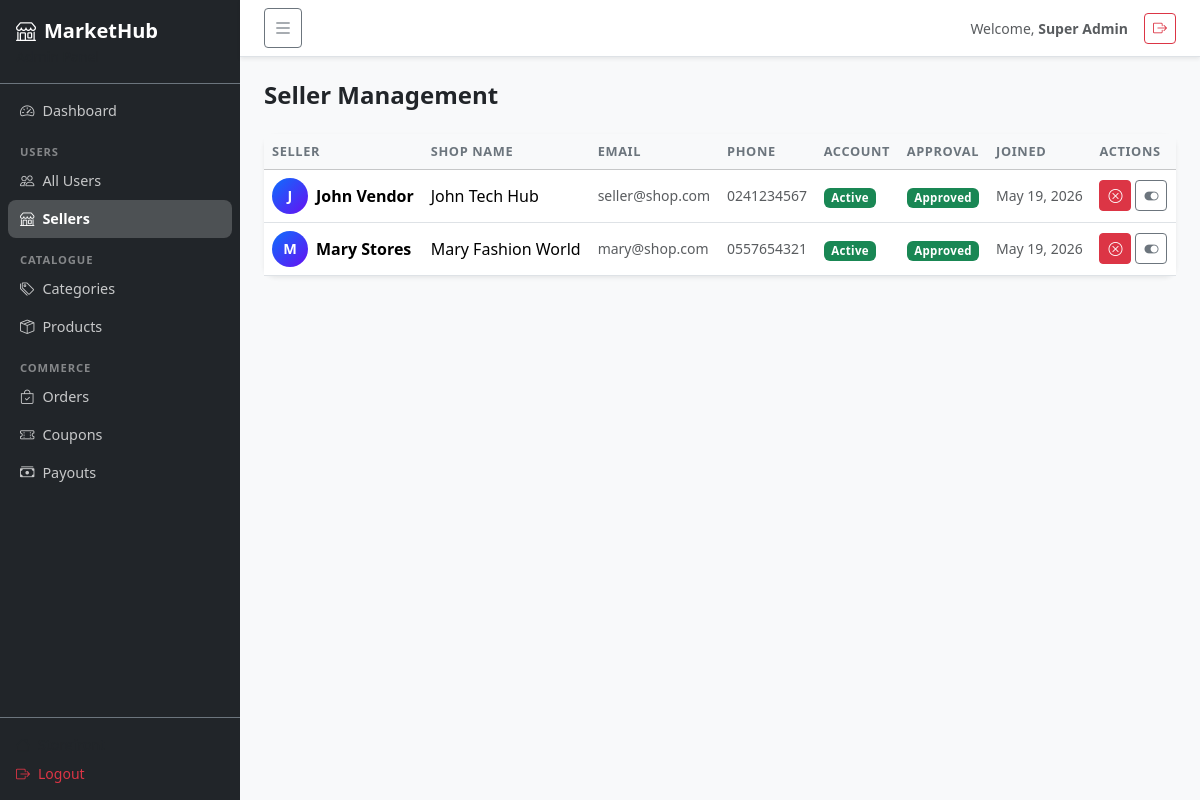
The page /index.php?page=admin_sellers (signed in) on the database its author committed.
### tables this page shows
CREATE TABLE seller_profiles (
    id INT AUTO_INCREMENT PRIMARY KEY,
    user_id INT NOT NULL UNIQUE,
    shop_name VARCHAR(150) NOT NULL,
    shop_description TEXT,
    shop_logo VARCHAR(255) DEFAULT 'default_shop.png',
    approval_status ENUM('pending','approved','rejected') DEFAULT 'pending',
    total_earnings DECIMAL(12,2) DEFAULT 0.00,
    created_at TIMESTAMP DEFAULT CURRENT_TIMESTAMP,
    FOREIGN KEY (user_id) REFERENCES users(id) ON DELETE CASCADE
);

CREATE TABLE users (
    id INT AUTO_INCREMENT PRIMARY KEY,
    role_id INT NOT NULL,
    name VARCHAR(100) NOT NULL,
    email VARCHAR(150) NOT NULL UNIQUE,
    password VARCHAR(255) NOT NULL,
    phone VARCHAR(20),
    address TEXT,
    avatar VARCHAR(255) DEFAULT 'default.png',
    status ENUM('active','inactive','pending') DEFAULT 'active',
    created_at TIMESTAMP DEFAULT CURRENT_TIMESTAMP,
    FOREIGN KEY (role_id) REFERENCES roles(id)
);

### controllers/AdminController.php (called while the page is built, shortened)
<?php
class AdminController {
    private SellerProfile $sellerModel;
    public function __construct() {
        $this->sellerModel   = new SellerProfile();
    }
    public function sellers(): void {
        $sellers = $this->sellerModel->getAll();
        require_once __DIR__ . '/../views/admin/sellers.php';
    }
}

### config/Database.php (called while the page is built)
<?php
class Database {
    private static ?PDO $instance = null;
    public static function connect(): PDO {
        if (self::$instance === null) {
            $dsn = "mysql:host=" . DB_HOST . ";dbname=" . DB_NAME . ";charset=" . DB_CHARSET;
            $options = [
                PDO::ATTR_ERRMODE            => PDO::ERRMODE_EXCEPTION,
                PDO::ATTR_DEFAULT_FETCH_MODE => PDO::FETCH_ASSOC,
                PDO::ATTR_EMULATE_PREPARES   => false,
            ];
            try {
                self::$instance = new PDO($dsn, DB_USER, DB_PASS, $options);
            } catch (PDOException $e) {
                die('<div style="padding:20px;font-family:sans-serif;color:red;"><h3>Database Connection Failed</h3><p>' . htmlspecialchars($e->getMessage()) . '</p></div>');
            }
        }
        return self::$instance;
    }
}

### models/SellerProfile.php (called while the page is built, shortened)
<?php
class SellerProfile {
    private PDO $db;
    public function __construct() { $this->db = Database::connect(); }
    public function getAll(): array {
        $stmt = $this->db->query("
            SELECT sp.*, u.name, u.email, u.phone, u.status AS user_status
            FROM seller_profiles sp JOIN users u ON sp.user_id = u.id
            ORDER BY sp.created_at DESC
        ");
        return $stmt->fetchAll();
    }
}

### config/helpers.php (called while the page is built, shortened)
<?php
function e(mixed $val): string {
    return htmlspecialchars((string)$val, ENT_QUOTES, 'UTF-8');
}

### views/admin/sellers.php (the view, shortened to what this page needs)
<?php $pageTitle = 'Sellers'; $activePage = 'sellers'; require_once __DIR__ . '/../partials/admin_header.php'; ?>
<h4 class="fw-bold mb-4">Seller Management</h4>
<div class="card border-0 shadow-sm">
    <div class="table-responsive">
        <table class="table table-hover align-middle mb-0">
            <thead class="table-light">
                <tr>
                    <th>Seller</th>
                    <th>Shop Name</th>
                    <th>Email</th>
                    <th>Phone</th>
                    <th>Account</th>
                    <th>Approval</th>
                    <th>Joined</th>
                    <th>Actions</th>
                </tr>
            </thead>
            <tbody>
                <?php foreach ($sellers as $s): ?>
                <tr>
                    <td>
                        <div class="d-flex align-items-center gap-2">
                            <div class="avatar-circle"><?= strtoupper(substr($s['name'],0,1)) ?></div>
                            <span class="fw-semibold"><?= e($s['name']) ?></span>
                        </div>
                    </td>
                    <td><?= e($s['shop_name']) ?></td>
                    <td class="text-muted small"><?= e($s['email']) ?></td>
                    <td class="text-muted small"><?= e($s['phone'] ?? '-') ?></td>
                    <td>
                        <span class="badge <?= $s['user_status']==='active'?'bg-success':'bg-secondary' ?>">
                            <?= ucfirst($s['user_status']) ?>
                        </span>
                    </td>
                    <td><?php
                        $ac = match($s['approval_status']) {
                            'approved' => 'success', 'rejected' => 'danger', default => 'warning text-dark'
                        };
                    ?><span class="badge bg-<?= $ac ?>"><?= ucfirst($s['approval_status']) ?></span></td>
                    <td class="text-muted small"><?= date('M j, Y', strtotime($s['created_at'])) ?></td>
                    <td>
                        <div class="d-flex gap-1 flex-wrap">
                            <?php if ($s['approval_status'] !== 'rejected'): ?>
                            <a href="<?= BASE_URL ?>index.php?page=approve_seller&id=<?= $s['user_id'] ?>&action=rejected"
                               class="btn btn-sm btn-danger" title="Reject"
                               onclick="return confirm('Reject this seller?')">
                                <i class="bi bi-x-circle"></i>
                            </a>
                            <?php endif; ?>
                            <a href="<?= BASE_URL ?>index.php?page=toggle_user_status&id=<?= $s['user_id'] ?>"
                               class="btn btn-sm btn-outline-secondary" title="Toggle Account">
                                <i class="bi bi-toggle-on"></i>
                            </a>
                        </div>
                    </td>
                </tr>
                <?php endforeach; ?>
            </tbody>
        </table>
    </div>
</div>
<?php require_once __DIR__ . '/../partials/admin_footer.php'; ?>

### assets/css/style.css (style rules this page uses)
:root { --primary: #0d6efd; --sidebar-w: 240px; }
body { font-family: 'Segoe UI', system-ui, -apple-system, sans-serif; background-color: #f8f9fa; color: #212529; }
a { color: var(--primary); }
.avatar-circle { width: 36px; height: 36px; border-radius: 50%; background: linear-gradient(135deg, var(--primary), #6610f2); color: #fff; font-weight: 700; font-size: .9rem; display: flex; align-items: center; justify-content: center; flex-shrink: 0; }
.table th { font-size: .8rem; text-transform: uppercase; letter-spacing: .05em; color: #6c757d; font-weight: 700; white-space: nowrap; }
.badge { font-weight: 600; font-size: .72rem; letter-spacing: .03em; }
.card { border-radius: 12px; }

### rows shown on the page
seller_profiles: user.name "J", user.name "John Vendor", shop_name "John Tech Hub", user.email "seller@shop.com", user.phone "0241234567", user.status "Active", approval_status "Approved", created_at "May 19, 2026"
seller_profiles: user.name "M", user.name "Mary Stores", shop_name "Mary Fashion World", user.email "mary@shop.com", user.phone "0557654321", user.status "Active", approval_status "Approved", created_at "May 19, 2026"

### other values the page prints
$_SESSION['user_name'] "Super Admin"
